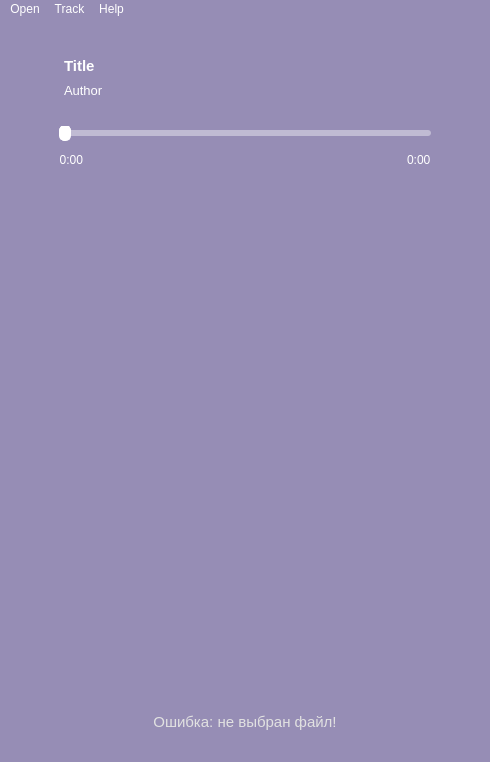
<?xml version="1.0" encoding="UTF-8"?>
<ui version="4.0">
 <class>MainWindow</class>
 <widget class="QMainWindow" name="MainWindow">
  <property name="geometry">
   <rect>
    <x>0</x>
    <y>0</y>
    <width>490</width>
    <height>762</height>
   </rect>
  </property>
  <property name="sizePolicy">
   <sizepolicy hsizetype="Expanding" vsizetype="Expanding">
    <horstretch>0</horstretch>
    <verstretch>0</verstretch>
   </sizepolicy>
  </property>
  <property name="minimumSize">
   <size>
    <width>420</width>
    <height>540</height>
   </size>
  </property>
  <property name="maximumSize">
   <size>
    <width>490</width>
    <height>775</height>
   </size>
  </property>
  <property name="windowTitle">
   <string>Shuffle</string>
  </property>
  <property name="windowIcon">
   <iconset>
    <normaloff>../icons/logo.svg</normaloff>../icons/logo.svg</iconset>
  </property>
  <property name="styleSheet">
   <string notr="true">background-color: rgb(150, 141, 181);</string>
  </property>
  <widget class="QWidget" name="centralwidget">
   <property name="sizePolicy">
    <sizepolicy hsizetype="MinimumExpanding" vsizetype="Preferred">
     <horstretch>0</horstretch>
     <verstretch>0</verstretch>
    </sizepolicy>
   </property>
   <property name="minimumSize">
    <size>
     <width>413</width>
     <height>0</height>
    </size>
   </property>
   <layout class="QVBoxLayout" name="verticalLayout_3">
    <item>
     <widget class="QLabel" name="image">
      <property name="pixmap">
       <pixmap>../default.png</pixmap>
      </property>
      <property name="alignment">
       <set>Qt::AlignCenter</set>
      </property>
     </widget>
    </item>
    <item>
     <layout class="QHBoxLayout" name="horizontalLayout_3">
      <property name="leftMargin">
       <number>55</number>
      </property>
      <property name="rightMargin">
       <number>55</number>
      </property>
      <item>
       <layout class="QVBoxLayout" name="verticalLayout">
        <property name="spacing">
         <number>0</number>
        </property>
        <item>
         <widget class="QLabel" name="title_label">
          <property name="font">
           <font>
            <pointsize>11</pointsize>
            <weight>75</weight>
            <bold>true</bold>
           </font>
          </property>
          <property name="styleSheet">
           <string notr="true">color: rgb(255, 255, 255);</string>
          </property>
          <property name="text">
           <string>Title</string>
          </property>
          <property name="alignment">
           <set>Qt::AlignLeading|Qt::AlignLeft|Qt::AlignVCenter</set>
          </property>
         </widget>
        </item>
        <item>
         <widget class="QLabel" name="author_label">
          <property name="font">
           <font>
            <pointsize>10</pointsize>
           </font>
          </property>
          <property name="styleSheet">
           <string notr="true">color: rgb(255, 255, 255);</string>
          </property>
          <property name="text">
           <string>Author</string>
          </property>
          <property name="alignment">
           <set>Qt::AlignLeading|Qt::AlignLeft|Qt::AlignTop</set>
          </property>
          <property name="margin">
           <number>0</number>
          </property>
         </widget>
        </item>
       </layout>
      </item>
      <item>
       <widget class="QPushButton" name="like_button">
        <property name="enabled">
         <bool>true</bool>
        </property>
        <property name="sizePolicy">
         <sizepolicy hsizetype="Fixed" vsizetype="Fixed">
          <horstretch>0</horstretch>
          <verstretch>0</verstretch>
         </sizepolicy>
        </property>
        <property name="minimumSize">
         <size>
          <width>0</width>
          <height>70</height>
         </size>
        </property>
        <property name="maximumSize">
         <size>
          <width>16777215</width>
          <height>16777215</height>
         </size>
        </property>
        <property name="text">
         <string/>
        </property>
        <property name="icon">
         <iconset>
          <normaloff>../icons/like.svg</normaloff>../icons/like.svg</iconset>
        </property>
        <property name="iconSize">
         <size>
          <width>40</width>
          <height>40</height>
         </size>
        </property>
        <property name="flat">
         <bool>true</bool>
        </property>
       </widget>
      </item>
     </layout>
    </item>
    <item>
     <layout class="QVBoxLayout" name="verticalLayout_2">
      <item>
       <layout class="QHBoxLayout" name="horizontalLayout_2">
        <item>
         <spacer name="horizontalSpacer_5">
          <property name="orientation">
           <enum>Qt::Horizontal</enum>
          </property>
          <property name="sizeType">
           <enum>QSizePolicy::Fixed</enum>
          </property>
          <property name="sizeHint" stdset="0">
           <size>
            <width>50</width>
            <height>20</height>
           </size>
          </property>
         </spacer>
        </item>
        <item>
         <widget class="QSlider" name="song_slider">
          <property name="styleSheet">
           <string notr="true">QSlider::groove:horizontal {
    height: 6px;
    margin: 0px;
    border-radius: 3px;
    background: #B0AEB1;
    background: rgb(255, 255, 255, 0.4);
}

QSlider::handle:horizontal {
    background: #fff;
    border: 1px solid #fff;
    width: 10px;
    margin: -5px 0; 
    border-radius: 5px;
}

QSlider::sub-page:qlineargradient {
    background: #fff;
    border-radius: 3px;
}
</string>
          </property>
          <property name="orientation">
           <enum>Qt::Horizontal</enum>
          </property>
         </widget>
        </item>
        <item>
         <spacer name="horizontalSpacer_6">
          <property name="orientation">
           <enum>Qt::Horizontal</enum>
          </property>
          <property name="sizeType">
           <enum>QSizePolicy::Fixed</enum>
          </property>
          <property name="sizeHint" stdset="0">
           <size>
            <width>50</width>
            <height>20</height>
           </size>
          </property>
         </spacer>
        </item>
       </layout>
      </item>
      <item>
       <layout class="QHBoxLayout" name="horizontalLayout_4">
        <item>
         <spacer name="horizontalSpacer_8">
          <property name="orientation">
           <enum>Qt::Horizontal</enum>
          </property>
          <property name="sizeType">
           <enum>QSizePolicy::Fixed</enum>
          </property>
          <property name="sizeHint" stdset="0">
           <size>
            <width>50</width>
            <height>20</height>
           </size>
          </property>
         </spacer>
        </item>
        <item>
         <widget class="QLabel" name="current_time_label">
          <property name="styleSheet">
           <string notr="true">color: rgb(255, 255, 255);</string>
          </property>
          <property name="text">
           <string>0:00</string>
          </property>
          <property name="alignment">
           <set>Qt::AlignRight|Qt::AlignTrailing|Qt::AlignVCenter</set>
          </property>
         </widget>
        </item>
        <item>
         <spacer name="horizontalSpacer_7">
          <property name="orientation">
           <enum>Qt::Horizontal</enum>
          </property>
          <property name="sizeHint" stdset="0">
           <size>
            <width>40</width>
            <height>20</height>
           </size>
          </property>
         </spacer>
        </item>
        <item>
         <widget class="QLabel" name="end_time_label">
          <property name="styleSheet">
           <string notr="true">color: rgb(255, 255, 255);</string>
          </property>
          <property name="text">
           <string>0:00</string>
          </property>
         </widget>
        </item>
        <item>
         <spacer name="horizontalSpacer_9">
          <property name="orientation">
           <enum>Qt::Horizontal</enum>
          </property>
          <property name="sizeType">
           <enum>QSizePolicy::Fixed</enum>
          </property>
          <property name="sizeHint" stdset="0">
           <size>
            <width>50</width>
            <height>20</height>
           </size>
          </property>
         </spacer>
        </item>
       </layout>
      </item>
     </layout>
    </item>
    <item>
     <spacer name="verticalSpacer_3">
      <property name="orientation">
       <enum>Qt::Vertical</enum>
      </property>
      <property name="sizeType">
       <enum>QSizePolicy::Fixed</enum>
      </property>
      <property name="sizeHint" stdset="0">
       <size>
        <width>20</width>
        <height>10</height>
       </size>
      </property>
     </spacer>
    </item>
    <item>
     <layout class="QHBoxLayout" name="buttons_layout">
      <item>
       <spacer name="horizontalSpacer">
        <property name="orientation">
         <enum>Qt::Horizontal</enum>
        </property>
        <property name="sizeType">
         <enum>QSizePolicy::Fixed</enum>
        </property>
        <property name="sizeHint" stdset="0">
         <size>
          <width>30</width>
          <height>20</height>
         </size>
        </property>
       </spacer>
      </item>
      <item>
       <widget class="QPushButton" name="prev_button">
        <property name="sizePolicy">
         <sizepolicy hsizetype="Minimum" vsizetype="MinimumExpanding">
          <horstretch>0</horstretch>
          <verstretch>0</verstretch>
         </sizepolicy>
        </property>
        <property name="minimumSize">
         <size>
          <width>0</width>
          <height>70</height>
         </size>
        </property>
        <property name="text">
         <string/>
        </property>
        <property name="icon">
         <iconset>
          <normaloff>../icons/prev.svg</normaloff>../icons/prev.svg</iconset>
        </property>
        <property name="iconSize">
         <size>
          <width>40</width>
          <height>40</height>
         </size>
        </property>
        <property name="flat">
         <bool>true</bool>
        </property>
       </widget>
      </item>
      <item>
       <widget class="QPushButton" name="main_button">
        <property name="sizePolicy">
         <sizepolicy hsizetype="Minimum" vsizetype="MinimumExpanding">
          <horstretch>0</horstretch>
          <verstretch>0</verstretch>
         </sizepolicy>
        </property>
        <property name="minimumSize">
         <size>
          <width>0</width>
          <height>70</height>
         </size>
        </property>
        <property name="maximumSize">
         <size>
          <width>16777215</width>
          <height>16777215</height>
         </size>
        </property>
        <property name="text">
         <string/>
        </property>
        <property name="icon">
         <iconset>
          <normaloff>../icons/play.svg</normaloff>../icons/play.svg</iconset>
        </property>
        <property name="iconSize">
         <size>
          <width>60</width>
          <height>60</height>
         </size>
        </property>
        <property name="flat">
         <bool>true</bool>
        </property>
       </widget>
      </item>
      <item>
       <widget class="QPushButton" name="next_button">
        <property name="sizePolicy">
         <sizepolicy hsizetype="Minimum" vsizetype="MinimumExpanding">
          <horstretch>0</horstretch>
          <verstretch>0</verstretch>
         </sizepolicy>
        </property>
        <property name="minimumSize">
         <size>
          <width>0</width>
          <height>70</height>
         </size>
        </property>
        <property name="text">
         <string/>
        </property>
        <property name="icon">
         <iconset>
          <normaloff>../icons/next.svg</normaloff>../icons/next.svg</iconset>
        </property>
        <property name="iconSize">
         <size>
          <width>40</width>
          <height>40</height>
         </size>
        </property>
        <property name="flat">
         <bool>true</bool>
        </property>
       </widget>
      </item>
      <item>
       <spacer name="horizontalSpacer_2">
        <property name="orientation">
         <enum>Qt::Horizontal</enum>
        </property>
        <property name="sizeType">
         <enum>QSizePolicy::Fixed</enum>
        </property>
        <property name="sizeHint" stdset="0">
         <size>
          <width>30</width>
          <height>20</height>
         </size>
        </property>
       </spacer>
      </item>
     </layout>
    </item>
    <item>
     <spacer name="verticalSpacer_2">
      <property name="orientation">
       <enum>Qt::Vertical</enum>
      </property>
      <property name="sizeType">
       <enum>QSizePolicy::Fixed</enum>
      </property>
      <property name="sizeHint" stdset="0">
       <size>
        <width>20</width>
        <height>40</height>
       </size>
      </property>
     </spacer>
    </item>
    <item>
     <layout class="QHBoxLayout" name="horizontalLayout">
      <item>
       <spacer name="horizontalSpacer_3">
        <property name="orientation">
         <enum>Qt::Horizontal</enum>
        </property>
        <property name="sizeType">
         <enum>QSizePolicy::Fixed</enum>
        </property>
        <property name="sizeHint" stdset="0">
         <size>
          <width>70</width>
          <height>20</height>
         </size>
        </property>
       </spacer>
      </item>
      <item>
       <widget class="QPushButton" name="effects_button">
        <property name="sizePolicy">
         <sizepolicy hsizetype="Fixed" vsizetype="Fixed">
          <horstretch>0</horstretch>
          <verstretch>0</verstretch>
         </sizepolicy>
        </property>
        <property name="minimumSize">
         <size>
          <width>60</width>
          <height>0</height>
         </size>
        </property>
        <property name="icon">
         <iconset>
          <normaloff>../icons/effects.svg</normaloff>../icons/effects.svg</iconset>
        </property>
        <property name="iconSize">
         <size>
          <width>30</width>
          <height>30</height>
         </size>
        </property>
        <property name="flat">
         <bool>true</bool>
        </property>
       </widget>
      </item>
      <item>
       <widget class="QPushButton" name="volume_button">
        <property name="sizePolicy">
         <sizepolicy hsizetype="Fixed" vsizetype="Fixed">
          <horstretch>0</horstretch>
          <verstretch>0</verstretch>
         </sizepolicy>
        </property>
        <property name="minimumSize">
         <size>
          <width>60</width>
          <height>0</height>
         </size>
        </property>
        <property name="icon">
         <iconset>
          <normaloff>../icons/volume.svg</normaloff>../icons/volume.svg</iconset>
        </property>
        <property name="iconSize">
         <size>
          <width>30</width>
          <height>30</height>
         </size>
        </property>
        <property name="flat">
         <bool>true</bool>
        </property>
       </widget>
      </item>
      <item>
       <widget class="QPushButton" name="playlist_button">
        <property name="sizePolicy">
         <sizepolicy hsizetype="Fixed" vsizetype="Fixed">
          <horstretch>0</horstretch>
          <verstretch>0</verstretch>
         </sizepolicy>
        </property>
        <property name="minimumSize">
         <size>
          <width>60</width>
          <height>0</height>
         </size>
        </property>
        <property name="icon">
         <iconset>
          <normaloff>../icons/playlist.svg</normaloff>../icons/playlist.svg</iconset>
        </property>
        <property name="iconSize">
         <size>
          <width>30</width>
          <height>30</height>
         </size>
        </property>
        <property name="flat">
         <bool>true</bool>
        </property>
       </widget>
      </item>
      <item>
       <spacer name="horizontalSpacer_4">
        <property name="orientation">
         <enum>Qt::Horizontal</enum>
        </property>
        <property name="sizeType">
         <enum>QSizePolicy::Fixed</enum>
        </property>
        <property name="sizeHint" stdset="0">
         <size>
          <width>70</width>
          <height>20</height>
         </size>
        </property>
       </spacer>
      </item>
     </layout>
    </item>
    <item>
     <widget class="QLabel" name="error_label">
      <property name="font">
       <font>
        <pointsize>11</pointsize>
       </font>
      </property>
      <property name="styleSheet">
       <string notr="true">color: rgb(225, 225, 225);</string>
      </property>
      <property name="text">
       <string>Ошибка: не выбран файл!</string>
      </property>
      <property name="scaledContents">
       <bool>true</bool>
      </property>
      <property name="alignment">
       <set>Qt::AlignCenter</set>
      </property>
     </widget>
    </item>
   </layout>
  </widget>
  <widget class="QMenuBar" name="menubar">
   <property name="geometry">
    <rect>
     <x>0</x>
     <y>0</y>
     <width>490</width>
     <height>26</height>
    </rect>
   </property>
   <property name="styleSheet">
    <string notr="true">color: rgb(255, 255, 255);</string>
   </property>
   <widget class="QMenu" name="menuOpen">
    <property name="title">
     <string>Open</string>
    </property>
    <addaction name="open_file_action"/>
    <addaction name="open_folder_action"/>
   </widget>
   <widget class="QMenu" name="menuTrack">
    <property name="title">
     <string>Track</string>
    </property>
    <addaction name="properties_action"/>
   </widget>
   <widget class="QMenu" name="menuHelp">
    <property name="title">
     <string>Help</string>
    </property>
    <addaction name="about_action"/>
    <addaction name="support_action"/>
   </widget>
   <addaction name="menuOpen"/>
   <addaction name="menuTrack"/>
   <addaction name="menuHelp"/>
  </widget>
  <widget class="QStatusBar" name="statusbar"/>
  <action name="action">
   <property name="text">
    <string>Open folder</string>
   </property>
   <property name="shortcutVisibleInContextMenu">
    <bool>true</bool>
   </property>
  </action>
  <action name="open_file_action">
   <property name="text">
    <string>Open File</string>
   </property>
  </action>
  <action name="open_folder_action">
   <property name="text">
    <string>Open Folder</string>
   </property>
   <property name="shortcut">
    <string>Ctrl+O</string>
   </property>
  </action>
  <action name="properties_action">
   <property name="text">
    <string>Properties</string>
   </property>
   <property name="shortcut">
    <string>Ctrl+P</string>
   </property>
  </action>
  <action name="about_action">
   <property name="text">
    <string>About</string>
   </property>
  </action>
  <action name="support_action">
   <property name="text">
    <string>Support</string>
   </property>
  </action>
 </widget>
 <resources/>
 <connections/>
</ui>
